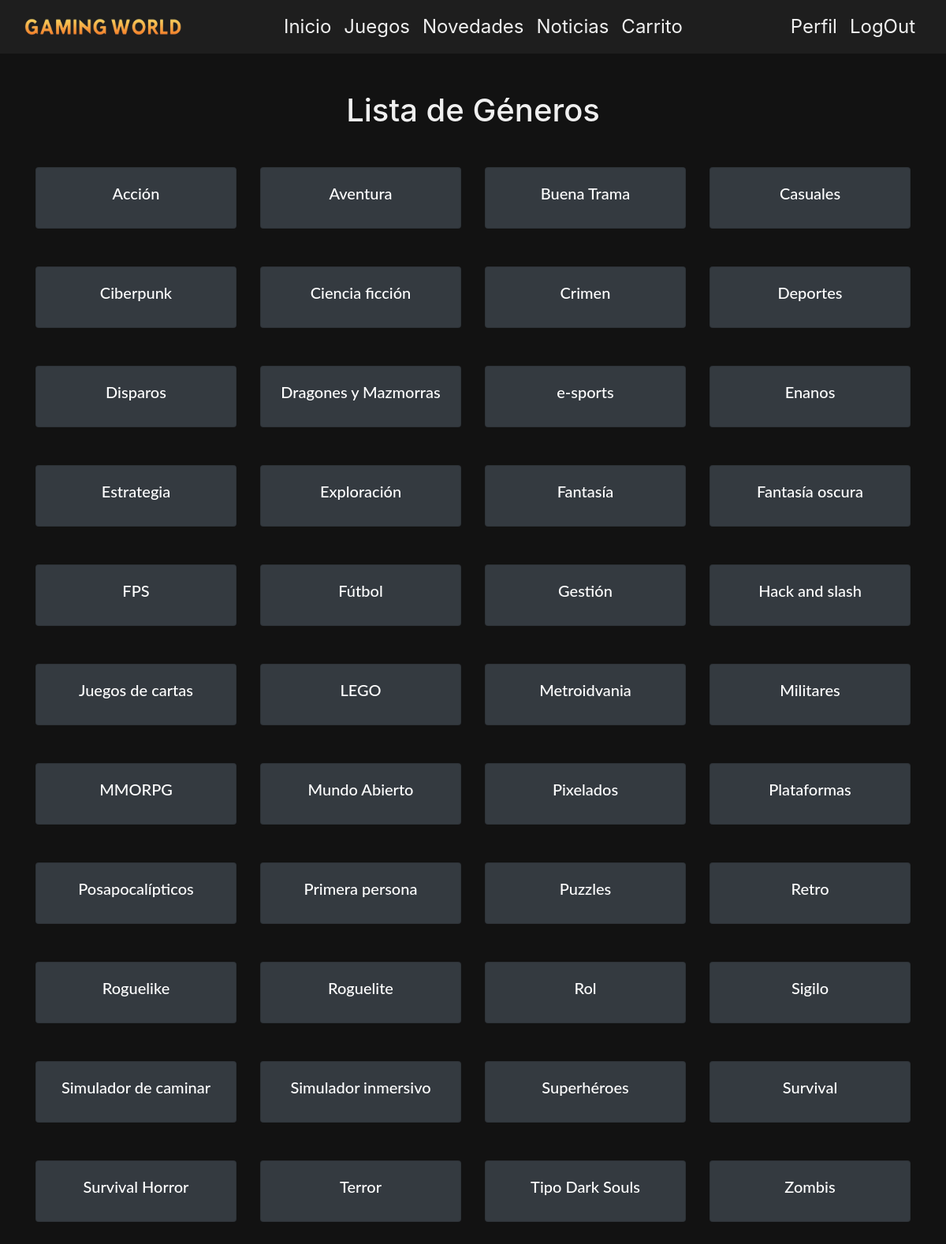
Page /categorias.php on the committed database.
### tables this page shows
CREATE TABLE `generos` (
  `generoID` int(11) NOT NULL,
  `nombre` varchar(255) NOT NULL
);

### categorias.php (the view, shortened to what this page needs)
<!DOCTYPE html>
<html lang="es">
<head>
    <link rel="stylesheet" href="https://stackpath.bootstrapcdn.com/bootstrap/4.5.2/css/bootstrap.min.css">
    <link rel="stylesheet" href="assets/cssPlus/cssPlus.css">
</head>
<body>
    <?php
        require 'menu.php';
        require 'bd.php';
    ?>
    <div class="container mb-5">
        <h1 class="text-center mt-5 mb-4">Lista de Géneros</h1>
        <div class="row">
            <?php
            $generos_query = "SELECT generoID, nombre FROM generos ORDER BY nombre ASC";
            $statementGeneros = $bd->prepare($generos_query);
            $statementGeneros->execute();
            $contador = 0;
            foreach ($statementGeneros as $genero) {
                $generoID = $genero['generoID'];
                $nombreGenero = $genero['nombre'];
            ?>
                <div class="col-md-3 mb-4 mt-4">
                    <div class="card bg-dark text-white">
                        <div class="card-body text-center">
                            <h5 class="card-title"><a href="PagGenero.php?generoID=<?php echo $generoID; ?>" class="text-white"><?php echo $nombreGenero; ?></a></h5>
                        </div>
                    </div>
                </div>
            <?php
                $contador++;
                if ($contador % 4 == 0) {
                    echo "</div><div class='row'>";
                }
            }
            ?>
        </div>
    </div>
</body>
</html>

### assets/cssPlus/cssPlus.css (style rules this page uses)
* { margin:0; padding: 0; box-sizing: border-box; }
body { background-color: #121212 !important; color: #f0f0f0; margin:0; padding: 0; box-sizing: border-box; }
.card-title { font-family: 'Lato', sans-serif; }

### rows in the picture
generos: nombre "Acción"
generos: nombre "Aventura"
generos: nombre "Buena Trama"
generos: nombre "Casuales"
generos: nombre "Ciberpunk"
generos: nombre "Ciencia ficción"
generos: nombre "Crimen"
generos: nombre "Deportes"
generos: nombre "Disparos"
generos: nombre "Dragones y Mazmorras"
generos: nombre "e-sports"
generos: nombre "Enanos"
generos: nombre "Estrategia"
generos: nombre "Exploración"
generos: nombre "Fantasía"
generos: nombre "Fantasía oscura"
generos: nombre "FPS"
generos: nombre "Fútbol"
generos: nombre "Gestión"
generos: nombre "Hack and slash"
generos: nombre "Juegos de cartas"
generos: nombre "LEGO"
generos: nombre "Metroidvania"
generos: nombre "Militares"
generos: nombre "MMORPG"
generos: nombre "Mundo Abierto"
generos: nombre "Pixelados"
generos: nombre "Plataformas"
generos: nombre "Posapocalípticos"
generos: nombre "Primera persona"
generos: nombre "Puzzles"
generos: nombre "Retro"
generos: nombre "Roguelike"
generos: nombre "Roguelite"
generos: nombre "Rol"
generos: nombre "Sigilo"
generos: nombre "Simulador de caminar"
generos: nombre "Simulador inmersivo"
generos: nombre "Superhéroes"
generos: nombre "Survival"
generos: nombre "Survival Horror"
generos: nombre "Terror"
generos: nombre "Tipo Dark Souls"
generos: nombre "Zombis"
